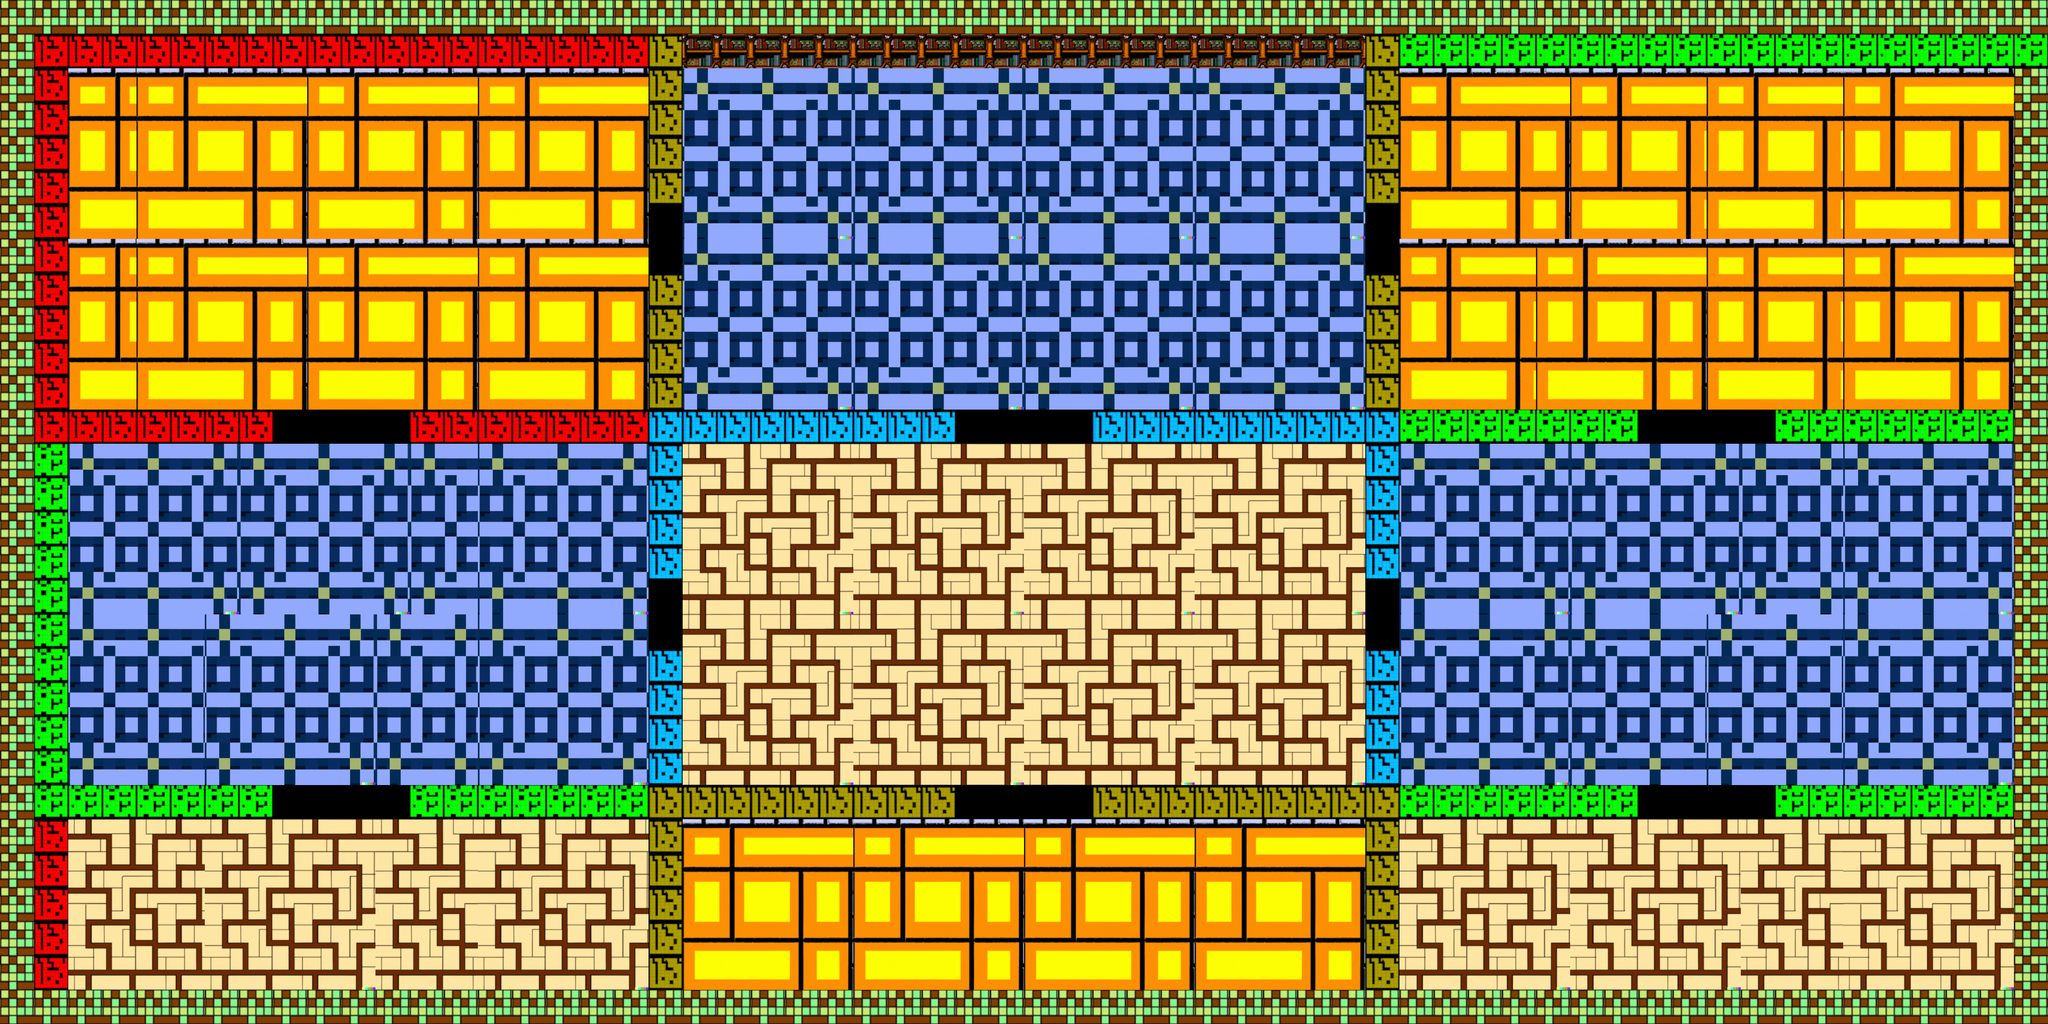

A 2D game scene composited from a Tiled map and its tileset images. What follows is a short description and the map's XML, with each tile layer's data collapsed to a summary:
An orthogonal 60x30 tile map with 64x64 px tiles, 2 tile layers (walls, floor).

<map version="1.8" tiledversion="1.8.0" orientation="orthogonal" renderorder="right-down" width="60" height="30" tilewidth="64" tileheight="64" infinite="0" nextlayerid="3" nextobjectid="1">
 <tileset firstgid="1" source="levels.tsx" />
 <layer id="1" name="walls" width="60" height="30">
  <data>[1800 cells, 411 non-empty, 6 distinct tile ids]</data>
 </layer>
 <layer id="2" name="floor" width="60" height="30">
  <data>[1800 cells, 60 non-empty, 3 distinct tile ids]</data>
 </layer>
</map>